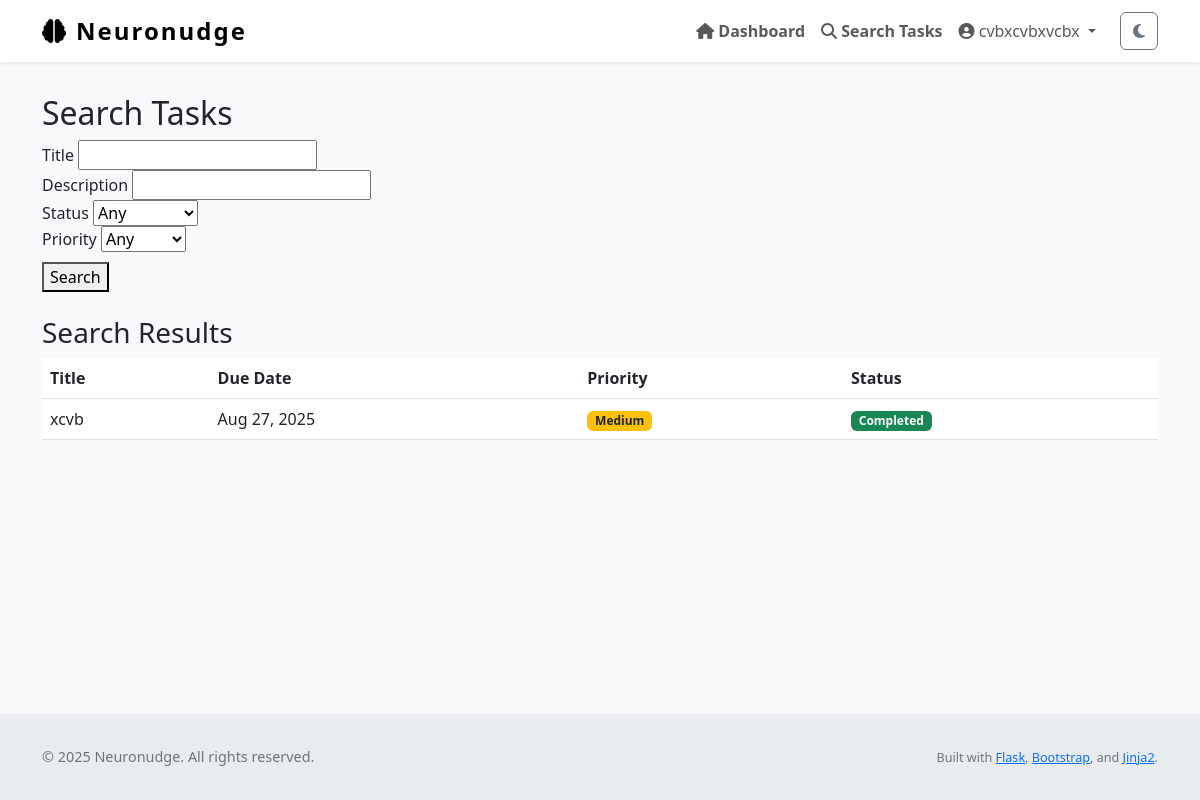
/tasks/search (signed in), run on an earlier commit of the app's database.
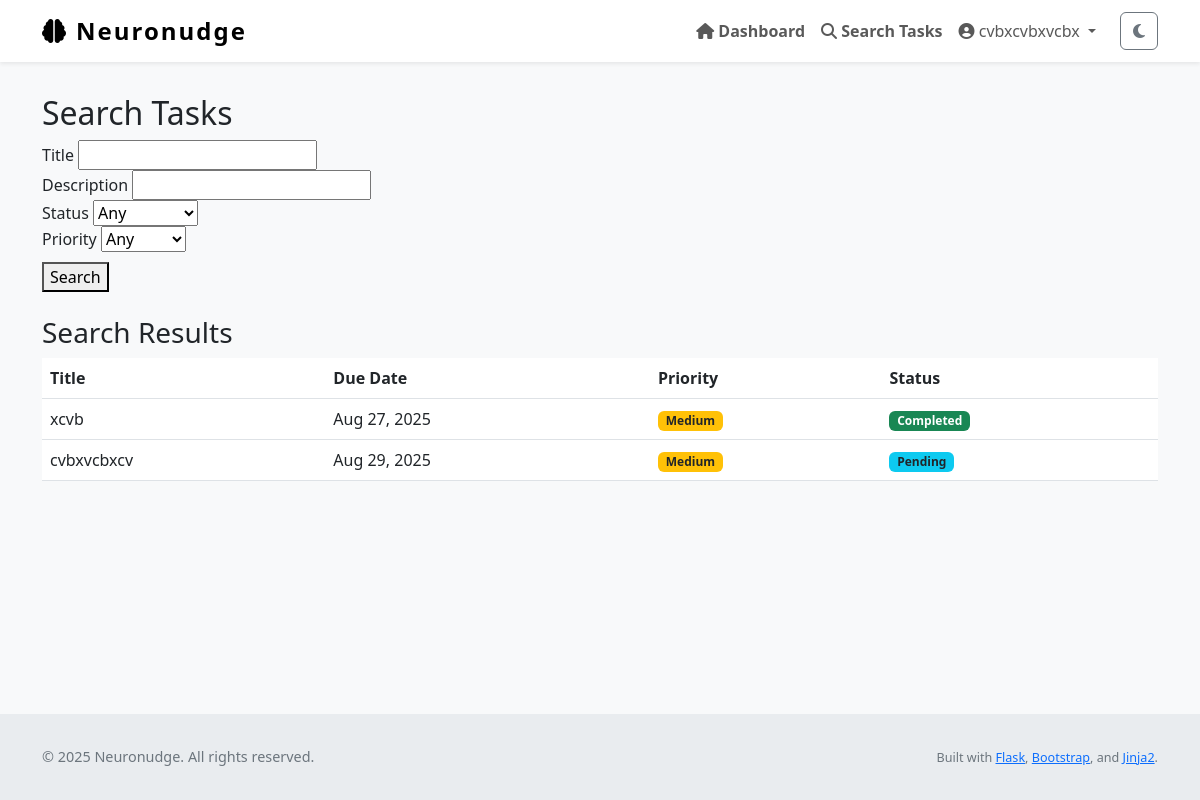
And on a later commit of the database.
### Neuronudge/models.py (models this page shows, shortened)
class Task(db.Model):
    id = db.Column(db.Integer, primary_key=True)
    title = db.Column(db.String(255), nullable=False)
    description = db.Column(db.Text, nullable=False)
    due_date = db.Column(db.DateTime)
    completed = db.Column(db.Boolean, default=False)
    priority = db.Column(db.Integer, default=2)         # 1 = high, 2 = med, 3 = low
    status = db.Column(db.String(20), default='not started')
    reminder_set = db.Column(db.Boolean, default=False)
    created_at = db.Column(db.DateTime, default=datetime.utcnow)
    updated_at = db.Column(db.DateTime, default=datetime.utcnow, onupdate=datetime.utcnow)
    user_id = db.Column(db.Integer, db.ForeignKey('user.id'), nullable=False)

### Neuronudge/views.py (the view)
@main.route('/tasks/search', methods=['GET', 'POST'])
@login_required
def task_search():
    title = request.args.get('title', '').strip()
    description = request.args.get('description', '').strip()
    completed = request.args.get('completed', 'any')
    priority = request.args.get('priority', 'any')
    query = Task.query.filter_by(user_id=current_user.id)
    if title:
        query = query.filter(Task.title.ilike(f'%{title}%'))
    if description:
        query = query.filter(Task.description.ilike(f'%{description}%'))
    if completed in ['true', 'false']:
        query = query.filter_by(completed=(completed == 'true'))
    if priority in ['1', '2', '3']:
        query = query.filter_by(priority=int(priority))
    results = query.order_by(Task.priority.asc(), Task.due_date.asc().nulls_last()).all()
    return render_template('task_search.html', results=results)

### Neuronudge/__init__.py (called while the page is built)
def create_app():
    app = Flask(__name__)
    app.config['SQLALCHEMY_DATABASE_URI'] = 'sqlite:///db.sqlite'
    app.config['SQLALCHEMY_TRACK_MODIFICATIONS'] = False
    app.config['SECRET_KEY'] = 'dev' #Replace later
    app.config['ALLOWED_EXTENSIONS'] = {"png","jpg","jpeg","gif"}
    db.init_app(app)
    migrate.init_app(app, db)
    login_manager.init_app(app)
    from Neuronudge import models  # ensures models are registered
    @login_manager.user_loader
    def load_user(user_id):
        from Neuronudge.models import User  # local import to avoid circular import
        return User.query.get(int(user_id))
    from Neuronudge.views import main
    from Neuronudge.auth import auth
    app.register_blueprint(main)
    app.register_blueprint(auth, url_prefix='/auth')
    with app.app_context():
        db.create_all()
    return app

### Neuronudge/templates/task_search.html (shortened to what this page needs)
{% extends "layout.html" %}
{% block content %}
<h2>Search Tasks</h2>
<form method="GET" action="{{ url_for('main.task_search') }}" role="search">
    <div>
        <label for="title">Title</label>
        <input type="text" name="title" id="title" value="{{ request.args.get('title', '') }}">
    </div>
    <div>
        <label for="description">Description</label>
        <input type="text" name="description" id="description" value="{{ request.args.get('description', '') }}">
    </div>
    <div>
        <label for="completed">Status</label>
        <select name="completed" id="completed">
            <option value="any" {% if request.args.get('completed') == 'any' %}selected{% endif %}>Any</option>
        </select>
    </div>
    <div>
        <label for="priority">Priority</label>
        <select name="priority" id="priority">
            <option value="any" {% if request.args.get('priority') == 'any' %}selected{% endif %}>Any</option>
        </select>
    </div>
    <div style="margin-top: 10px;">
        <button type="submit">Search</button>
    </div>
</form>
{% if results is defined %}
    <h3 class="mt-4">Search Results</h3>
    {% if results %}
        <table class="table table-hover">
            <thead>
                <tr>
                    <th>Title</th>
                    <th>Due Date</th>
                    <th>Priority</th>
                    <th>Status</th>
                </tr>
            </thead>
            <tbody>
                {% for task in results %}
                <tr>
                    <td>{{ task.title }}</td>
                    <td>{{ task.due_date.strftime('%b %d, %Y') if task.due_date else 'No due date' }}</td>
                    <td>
                        {% if task.priority == 1 %}<span class="badge bg-danger">High</span>
                        {% elif task.priority == 2 %}<span class="badge bg-warning text-dark">Medium</span>
                        {% elif task.priority == 3 %}<span class="badge bg-secondary">Low</span>
                        {% endif %}
                    </td>
                    <td>
                        {% if task.completed %}
                            <span class="badge bg-success">Completed</span>
                        {% else %}
                            <span class="badge bg-info text-dark">Pending</span>
                        {% endif %}
                    </td>
                </tr>
                {% endfor %}
            </tbody>
        </table>
    {% else %}
        <p class="text-muted">No tasks match your search.</p>
    {% endif %}
{% endif %}
{% endblock %}

What changed in the data, as far as the page shows it:
added Task: title "cvbxvcbxcv", due_date "Aug 29, 2025", priority "Medium", completed "Pending"
